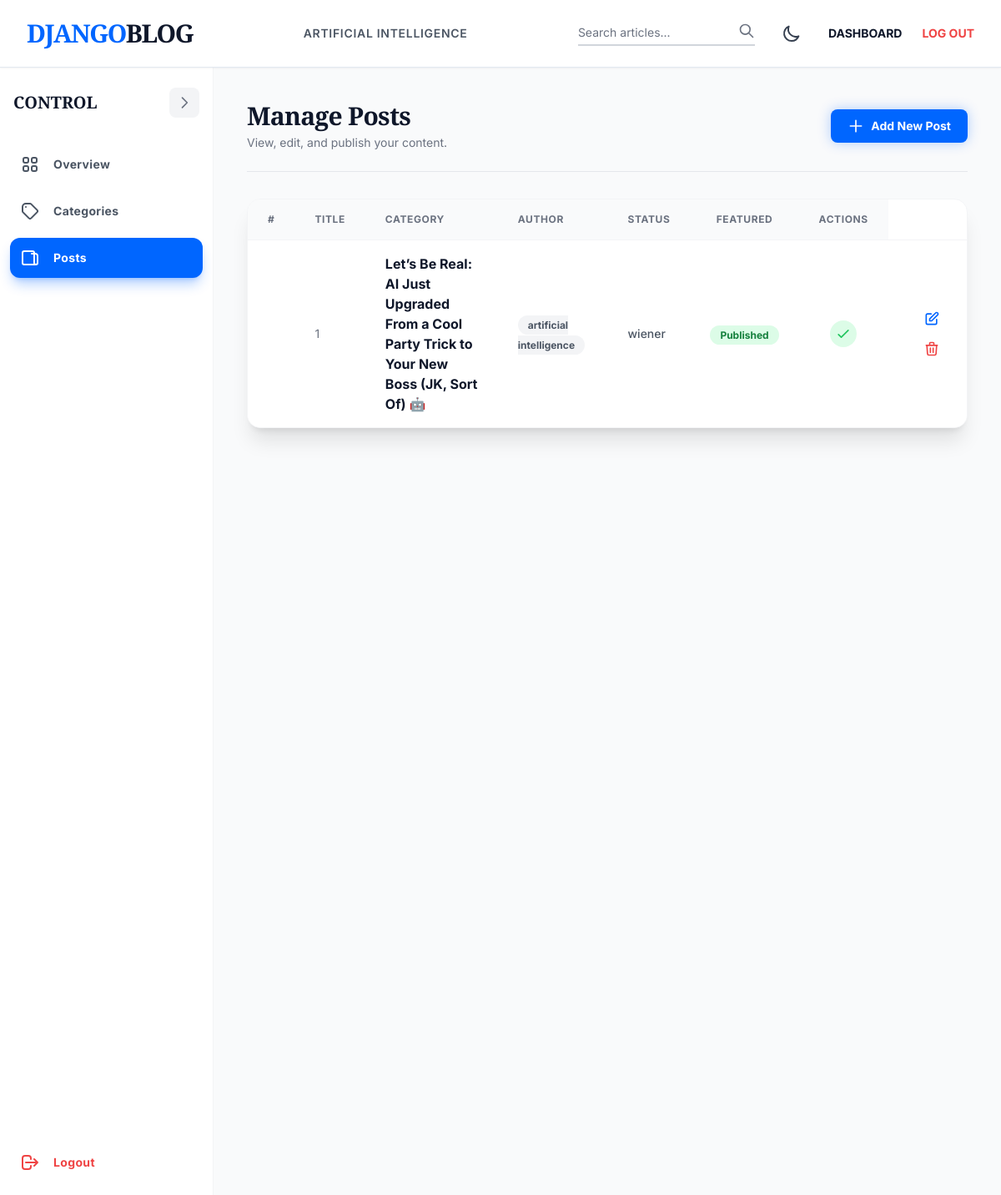
/dashboard/posts/ (signed in), run on the app's committed database.
### blogs/models.py (models this page shows, shortened)
class Category(models.Model):
    category_name = models.CharField(max_length=50, unique=True)
    created_at = models.DateTimeField(auto_now_add=True)
    updated_at = models.DateTimeField(auto_now=True)
    class Meta:
        verbose_name_plural = 'categories'
    def __str__(self):
        return self.category_name

class Blog(models.Model):
    title = models.CharField(max_length=100)
    slug = models.SlugField(max_length=150, unique=True, blank=True)
    category = models.ForeignKey(Category, on_delete=models.CASCADE)
    author = models.ForeignKey(User, on_delete=models.CASCADE)
    featured_image = models.ImageField(upload_to='uploads/%Y/%m/%d')
    short_description = models.TextField(max_length=500)
    blog_body = models.TextField(max_length=2000)
    status = models.CharField(max_length=20, choices=STATUS_CHOICES, default="Draft")
    is_featured = models.BooleanField(default=False)
    created_at = models.DateTimeField(auto_now_add=True)
    updated_at = models.DateTimeField(auto_now=True)

### dashboards/views.py (the view)
# urls.py: path('posts/', views.posts, name='posts'),
@login_required(login_url='login')
def posts(request):
    posts = Blog.objects.all()
    context = {
        'posts': posts,
    }
    return render(request, 'dashboard/posts.html', context)

### blogs/context_processors.py (called while the page is built)
def get_categories(request):
    categories = Category.objects.all()
    return dict(categories=categories)

def developer_info(request):
    return {
        'developer_name': 'Ananthakrishnan M Zen',
        'platform_version': '1.0-Prod'
    }

### templates/dashboard/posts.html (shortened to what this page needs)
{% extends 'base.html' %}
{% block content %}
<div class="flex h-[calc(100vh-80px)] overflow-hidden bg-gray-50 dark:bg-black" x-data="{ sidebarOpen: true }">
    {% include 'dashboard/sidebar.html' %}
    <main class="flex-1 overflow-y-auto relative p-6 lg:p-10">
        <div class="flex flex-col md:flex-row md:items-center justify-between mb-8 pb-6 border-b border-gray-200 dark:border-gray-800 animate__animated animate__fadeInDown">
            <div>
                <h1 class="text-3xl font-serif font-black text-lightText dark:text-darkText tracking-tight">Manage Posts</h1>
                <p class="text-sm text-gray-500 dark:text-gray-400 mt-1">View, edit, and publish your content.</p>
            </div>
            <div class="mt-4 md:mt-0">
                <a href="{% url 'add_post' %}" class="inline-flex items-center px-5 py-2.5 bg-primary text-white rounded-lg text-sm font-bold hover:bg-blue-700 transition-colors shadow-[0_0_15px_rgba(0,102,255,0.3)]">
                    <svg class="w-5 h-5 mr-2" fill="none" stroke="currentColor" viewBox="0 0 24 24"><path stroke-linecap="round" stroke-linejoin="round" stroke-width="2" d="M12 4v16m8-8H4"></path></svg>
                    Add New Post
                </a>
            </div>
        </div>
        <div class="bg-white dark:bg-zinc-900 rounded-2xl border border-gray-100 dark:border-gray-800 shadow-xl overflow-hidden animate__animated animate__fadeInUp">
            <div class="overflow-x-auto">
                <table class="w-full text-left border-collapse">
                    <thead>
                        <tr class="bg-gray-50 dark:bg-zinc-950 border-b border-gray-100 dark:border-gray-800">
                            <th class="py-4 px-6 text-xs font-bold text-gray-500 dark:text-gray-400 uppercase tracking-wider">#</th>
                            <th class="py-4 px-6 text-xs font-bold text-gray-500 dark:text-gray-400 uppercase tracking-wider">Title</th>
                            <th class="py-4 px-6 text-xs font-bold text-gray-500 dark:text-gray-400 uppercase tracking-wider">Category</th>
                            <th class="py-4 px-6 text-xs font-bold text-gray-500 dark:text-gray-400 uppercase tracking-wider">Author</th>
                            <th class="py-4 px-6 text-xs font-bold text-gray-500 dark:text-gray-400 uppercase tracking-wider">Status</th>
                            <th class="py-4 px-6 text-xs font-bold text-gray-500 dark:text-gray-400 uppercase tracking-wider text-center">Featured</th>
                            <th class="py-4 px-6 text-xs font-bold text-gray-500 dark:text-gray-400 uppercase tracking-wider text-right">Actions</th>
                        </tr>
                    </thead>
                    <tbody class="divide-y divide-gray-100 dark:divide-gray-800">
                        {% for post in posts %}
                        <tr class="group relative bg-white dark:bg-zinc-900 hover:bg-gray-50 dark:hover:bg-zinc-800 transition-colors duration-300">
                            <td class="py-4 px-6 text-sm text-gray-500 dark:text-gray-400">{{ forloop.counter }}</td>
                            <td class="py-4 px-6">
                                <span class="font-bold text-lightText dark:text-white">{{ post.title }}</span>
                            </td>
                            <td class="py-4 px-6">
                                <span class="px-3 py-1 rounded-full text-xs font-bold bg-gray-100 dark:bg-zinc-800 text-gray-600 dark:text-gray-300">{{ post.category }}</span>
                            </td>
                            <td class="py-4 px-6 text-sm text-gray-600 dark:text-gray-300 font-medium">{{ post.author }}</td>
                            <td class="py-4 px-6">
                                <span class="px-3 py-1 rounded-full text-xs font-bold {% if post.status == 'Published' %}bg-green-100 text-green-700 dark:bg-green-900/30 dark:text-green-400{% else %}bg-yellow-100 text-yellow-700 dark:bg-yellow-900/30 dark:text-yellow-400{% endif %}">
                                    {{ post.status }}
                                </span>
                            </td>
                            <td class="py-4 px-6 text-center">
                                {% if post.is_featured %}
                                <div class="inline-flex items-center justify-center w-8 h-8 rounded-full bg-green-100 dark:bg-green-900/30 text-green-500">
                                    <svg class="w-5 h-5" fill="none" stroke="currentColor" viewBox="0 0 24 24"><path stroke-linecap="round" stroke-linejoin="round" stroke-width="2" d="M5 13l4 4L19 7"></path></svg>
                                </div>
                                {% endif %}
                            </td>
                            <td class="py-4 px-6 text-right space-x-2">
                                <a href="{% url 'edit_post' post.id %}" class="inline-flex items-center p-2 rounded-lg text-primary hover:bg-blue-50 dark:hover:bg-blue-900/20 transition-colors" title="Edit">
                                    <svg class="w-5 h-5" fill="none" stroke="currentColor" viewBox="0 0 24 24"><path stroke-linecap="round" stroke-linejoin="round" stroke-width="2" d="M11 5H6a2 2 0 00-2 2v11a2 2 0 002 2h11a2 2 0 002-2v-5m-1.414-9.414a2 2 0 112.828 2.828L11.828 15H9v-2.828l8.586-8.586z"></path></svg>
                                </a>
                                <a href="{% url 'delete_post' post.id %}" class="inline-flex items-center p-2 rounded-lg text-red-500 hover:bg-red-50 dark:hover:bg-red-900/20 transition-colors" title="Delete">
                                    <svg class="w-5 h-5" fill="none" stroke="currentColor" viewBox="0 0 24 24"><path stroke-linecap="round" stroke-linejoin="round" stroke-width="2" d="M19 7l-.867 12.142A2 2 0 0116.138 21H7.862a2 2 0 01-1.995-1.858L5 7m5 4v6m4-6v6m1-10V4a1 1 0 00-1-1h-4a1 1 0 00-1 1v3M4 7h16"></path></svg>
                                </a>
                            </td>
                        </tr>
                        {% empty %}
                        <tr>
                            <td colspan="7" class="py-12 text-center text-gray-500">
                                <p>No posts available yet.</p>
                            </td>
                        </tr>
                        {% endfor %}
                    </tbody>
                </table>
            </div>
        </div>
    </main>
</div>
{% endblock %}

### templates/base.html (shortened to what this page needs)
{% load static %}
<!DOCTYPE html>
<html lang="en" class="light" x-data="{ darkMode: localStorage.getItem('theme') === 'dark' }" x-init="$watch('darkMode', val => localStorage.setItem('theme', val ? 'dark' : 'light'))" :class="{ 'dark': darkMode }">
<head>
    <script src="https://cdn.tailwindcss.com"></script>
    <link rel="stylesheet" href="https://cdnjs.cloudflare.com/ajax/libs/animate.css/4.1.1/animate.min.css"/>
</head>
<body class="bg-lightBg text-lightText dark:bg-darkBg dark:text-darkText font-sans min-h-screen flex flex-col antialiased selection:bg-primary selection:text-white dark:selection:bg-darkAccent">
    <header class="sticky top-0 z-50 glass border-b border-lightBorder dark:border-darkBorder shadow-sm" x-data="{ mobileMenuOpen: false }">
        <div class="max-w-7xl mx-auto px-4 sm:px-6 lg:px-8">
            <div class="flex justify-between items-center h-20">
                <div class="flex-shrink-0 flex items-center animate__animated animate__fadeInLeft">
                    <a href="{% url 'home' %}" class="text-3xl font-serif font-black tracking-tighter text-primary dark:text-darkAccent hover:scale-105 transition-transform duration-300">
                        DJANGO<span class="text-lightText dark:text-darkText">BLOG</span>
                    </a>
                </div>
                <nav class="hidden md:flex space-x-8 animate__animated animate__fadeInDown">
                    {% for cat in categories %}
                    <a href="{% url 'posts_by_category' cat.id %}" class="text-sm font-semibold uppercase tracking-wider text-gray-600 hover:text-primary dark:text-gray-400 dark:hover:text-darkAccent transition-colors duration-200">
                        {{ cat.category_name }}
                    </a>
                    {% endfor %}
                </nav>
                <div class="hidden md:flex items-center space-x-6 animate__animated animate__fadeInRight">
                    <form action="{% url 'search' %}" method="GET" class="relative group" x-data="{ focused: false }">
                        <div class="flex items-center border-b-2 transition-colors duration-300" :class="focused ? 'border-primary dark:border-darkAccent' : 'border-gray-300 dark:border-gray-700'">
                            <input type="text" name="keyword" value="{{ keyword }}" placeholder="Search articles..."
                                class="bg-transparent border-none focus:ring-0 focus:outline-none w-48 transition-all duration-300 focus:w-64 py-1 text-sm placeholder-gray-500 dark:placeholder-gray-400"
                                @focus="focused = true" @blur="focused = false">
                            <button type="submit" class="text-gray-500 hover:text-primary dark:hover:text-darkAccent transition-colors pb-1">
                                <svg class="w-5 h-5" fill="none" stroke="currentColor" viewBox="0 0 24 24"><path stroke-linecap="round" stroke-linejoin="round" stroke-width="2" d="M21 21l-6-6m2-5a7 7 0 11-14 0 7 7 0 0114 0z"></path></svg>
                            </button>
                        </div>
                    </form>
                    <button @click="darkMode = !darkMode" class="p-2 rounded-full hover:bg-gray-100 dark:hover:bg-gray-800 transition-colors focus:outline-none">
                        <svg x-show="!darkMode" class="w-6 h-6 text-gray-700" fill="none" stroke="currentColor" viewBox="0 0 24 24"><path stroke-linecap="round" stroke-linejoin="round" stroke-width="2" d="M20.354 15.354A9 9 0 018.646 3.646 9.003 9.003 0 0012 21a9.003 9.003 0 008.354-5.646z"></path></svg>
                    </button>
                    {% if not user.is_authenticated %}
                        <a href="{% url 'login' %}" class="text-sm font-bold text-lightText dark:text-darkText hover:text-primary dark:hover:text-darkAccent transition-colors">LOG IN</a>
                        <a href="{% url 'register' %}" class="px-5 py-2 bg-primary hover:bg-blue-700 text-white text-sm font-bold rounded-sm shadow-lg hover:shadow-primary/50 transition-all duration-300 transform hover:-translate-y-0.5">REGISTER</a>
                    {% else %}
                        <a href="{% url 'dashboard' %}" class="text-sm font-bold text-lightText dark:text-darkText hover:text-primary dark:hover:text-darkAccent transition-colors">DASHBOARD</a>
                        <a href="{% url 'logout' %}" class="text-sm font-bold text-red-500 hover:text-red-600 transition-colors">LOG OUT</a>
                    {% endif %}
                </div>
            </div>
        </div>
    </header>
    <main class="flex-grow w-full">
        {% block content %}
        {% endblock %}
    </main>
</body>
</html>

### templates/base.html (style rules this page uses)
.glass { background: rgba(255, 255, 255, 0.95); backdrop-filter: blur(10px); }
body { transition: background-color 0.3s ease, color 0.3s ease; }

### data on the page
Category: category_name "ARTIFICIAL INTELLIGENCE"
Blog: title "Let’s Be Real: AI Just Upgraded From a Cool Party Trick to Your New Boss (JK, Sort Of) 🤖", category "artificial intelligence", author "wiener", status "Published", is_featured True (drawn)
